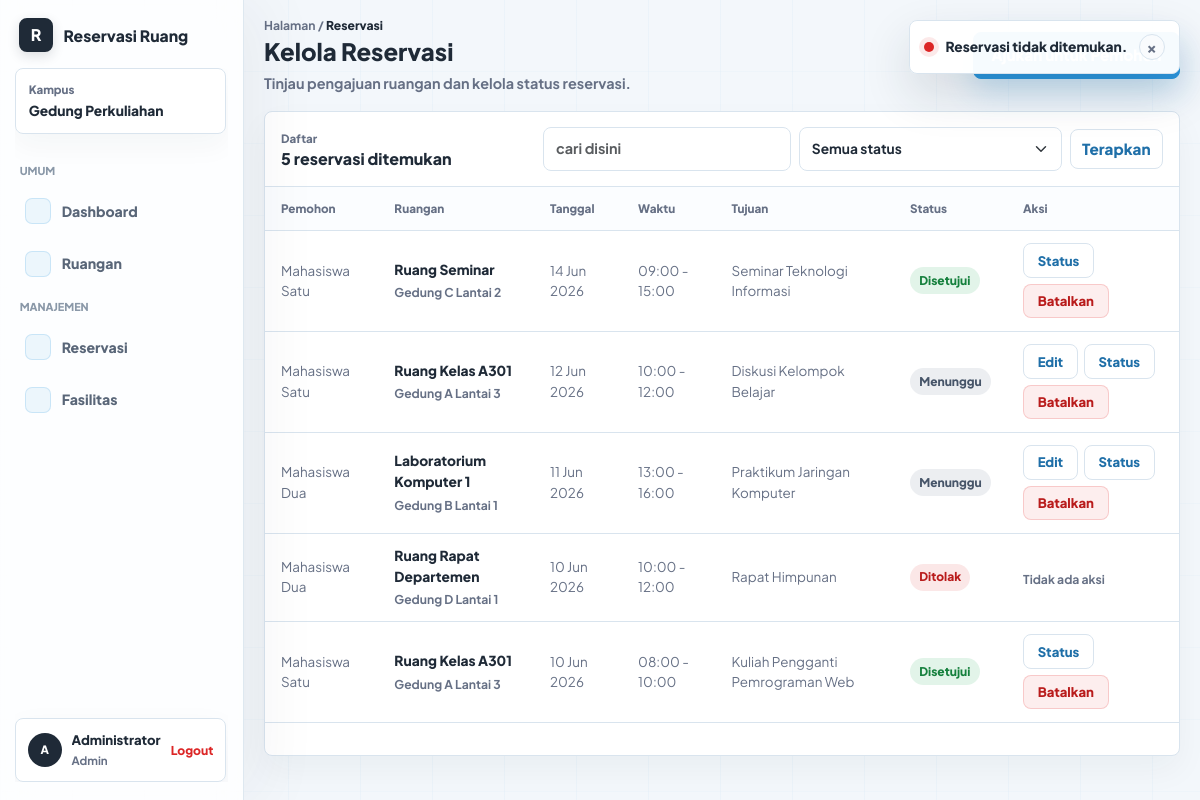
Screenshot of /pages/reservations.php?error=not_found (signed in) with the database file from the repository.
### tables this page shows
CREATE TABLE reservations (
    id INT AUTO_INCREMENT PRIMARY KEY,
    user_id INT NOT NULL,
    room_id INT NOT NULL,
    reservation_date DATE NOT NULL,
    start_time TIME NOT NULL,
    end_time TIME NOT NULL,
    purpose VARCHAR(255) NOT NULL,
    status ENUM('pending','approved','rejected','cancelled','completed') NOT NULL DEFAULT 'pending',
    created_at TIMESTAMP DEFAULT CURRENT_TIMESTAMP,
    updated_at TIMESTAMP NULL DEFAULT NULL ON UPDATE CURRENT_TIMESTAMP,
    FOREIGN KEY (user_id) REFERENCES users(id),
    FOREIGN KEY (room_id) REFERENCES rooms(id)
);

### includes/auth.php (called while the page is built, shortened)
<?php
function is_logged_in() {
    return isset($_SESSION['user_id']);
}
function is_admin() {
    return is_logged_in() && isset($_SESSION['role']) && $_SESSION['role'] === 'admin';
}

### includes/helpers.php (called while the page is built, shortened)
<?php
function e($value)
{
    return htmlspecialchars((string) $value, ENT_QUOTES, 'UTF-8');
}
function base_path()
{
    return '/uas_ppw_s2/';
}
function url($path = '')
{
    return base_path() . ltrim($path, '/');
}

### includes/room_helpers.php (called while the page is built, shortened)
<?php
function bind_params_if_needed($stmt, $types, $params)
{
    if ($types === '' || empty($params)) {
        return;
    }
    $refs = [];
    foreach ($params as $key => $value) {
        $refs[$key] = &$params[$key];
    }
    mysqli_stmt_bind_param($stmt, $types, ...$refs);
}
function fetch_one($conn, $sql, $types = '', $params = [])
{
    $stmt = mysqli_prepare($conn, $sql);
    mysqli_stmt_execute($stmt);
    $result = mysqli_stmt_get_result($stmt);
    return mysqli_fetch_assoc($result) ?: null;
}
function fetch_all_rows($conn, $sql, $types = '', $params = [])
{
    $stmt = mysqli_prepare($conn, $sql);
    bind_params_if_needed($stmt, $types, $params);
    mysqli_stmt_execute($stmt);
    $result = mysqli_stmt_get_result($stmt);
    return mysqli_fetch_all($result, MYSQLI_ASSOC);
}
function fetch_count($conn, $sql, $types = '', $params = [])
{
    $row = fetch_one($conn, $sql, $types, $params);
    return (int) ($row['total'] ?? 0);
}
function reservation_status_label($status)
{
    $labels = [
        'pending' => 'Menunggu',
        'approved' => 'Disetujui',
        'rejected' => 'Ditolak',
        'cancelled' => 'Dibatalkan',
        'completed' => 'Selesai',
    ];
    return $labels[$status] ?? ucfirst((string) $status);
}

### includes/reservation_helpers.php (called while the page is built, shortened)
<?php
require_once __DIR__ . '/room_helpers.php';
function reservation_status_options()
{
    return [
        'pending' => 'Menunggu',
        'approved' => 'Disetujui',
        'rejected' => 'Ditolak',
        'cancelled' => 'Dibatalkan',
        'completed' => 'Selesai',
    ];
}
function reservation_status_transition_options($currentStatus)
{
    $statusOptions = reservation_status_options();
    $transitions = [
        'pending' => ['pending', 'approved', 'rejected', 'cancelled'],
        'approved' => ['approved', 'completed', 'cancelled'],
        'rejected' => ['rejected'],
        'cancelled' => ['cancelled'],
        'completed' => ['completed'],
    ];
    $allowedStatuses = $transitions[$currentStatus] ?? [$currentStatus];
    return array_intersect_key($statusOptions, array_flip($allowedStatuses));
}
function reservation_can_edit_details($status)
{
    return $status === 'pending';
}
function reservation_can_cancel_by_admin($status)
{
    return in_array($status, ['pending', 'approved'], true);
}

### pages/reservations.php (the view, shortened to what this page needs)
<?php
require_once __DIR__ . '/../includes/helpers.php';
require_once __DIR__ . '/../includes/auth.php';
require_once __DIR__ . '/../includes/reservation_helpers.php';
$isAdmin = is_admin();
$search = trim($_GET['search'] ?? '');
$page = max(1, (int) ($_GET['page'] ?? 1));
$perPage = 8;
$offset = ($page - 1) * $perPage;
$conditions = [];
$types = '';
$params = [];
$whereSql = empty($conditions) ? '' : 'WHERE ' . implode(' AND ', $conditions);
$totalReservations = fetch_count(
    $conn,
    "SELECT COUNT(*) AS total
     FROM v_reservation_details AS reservations
     $whereSql",
    $types,
    $params
);
$reservations = fetch_all_rows(
    $conn,
    "SELECT reservations.id, reservations.reservation_date, reservations.start_time, reservations.end_time,
            reservations.purpose, reservations.status, reservations.room_name, reservations.location,
            reservations.user_name
     FROM v_reservation_details AS reservations
     $whereSql
     ORDER BY reservations.reservation_date DESC, reservations.start_time DESC, reservations.id DESC
     LIMIT ? OFFSET ?",
    $types . 'ii',
    array_merge($params, [$perPage, $offset])
);
$messages = [
    'created' => 'Reservasi berhasil diajukan.',
    'cancelled' => 'Reservasi berhasil dibatalkan.',
    'status_updated' => 'Status reservasi berhasil diperbarui.',
    'updated' => 'Reservasi berhasil diperbarui.',
];
$errors = [
    'not_found' => 'Reservasi tidak ditemukan.',
    'forbidden' => 'Aksi tidak dapat dilakukan untuk reservasi ini.',
    'status_conflict' => 'Status tidak dapat diperbarui karena jadwal bentrok.',
];
$message = $_GET['message'] ?? '';
$error = $_GET['error'] ?? '';
require_once __DIR__ . '/../includes/header.php';
?>
<main class="dashboard-page">
    <div class="dashboard-shell">
        <header class="content-topbar">
            <div>
                <span class="dashboard-crumb">Halaman / <strong>Reservasi</strong></span>
                <h1><?= $isAdmin ? 'Kelola Reservasi' : 'Reservasi Saya'; ?></h1>
                <p><?= $isAdmin ? 'Tinjau pengajuan ruangan dan kelola status reservasi.' : 'Ajukan dan pantau status reservasi ruangan Anda.'; ?></p>
            </div>
            <a href="<?= url('pages/reservation-create.php'); ?>" class="btn btn-primary"><?= $isAdmin ? 'Ajukan untuk Pemohon' : 'Ajukan Reservasi'; ?></a>
        </header>
        <?php if (isset($messages[$message]) || isset($errors[$error])): ?>
            <div class="toast-stack" aria-live="polite" aria-atomic="true">
                <?php if (isset($errors[$error])): ?>
                    <div class="app-toast toast-danger" data-toast>
                        <span class="toast-icon"></span>
                        <p><?= e($errors[$error]); ?></p>
                        <button type="button" aria-label="Tutup notifikasi" data-toast-close>&times;</button>
                    </div>
                <?php endif; ?>
            </div>
        <?php endif; ?>
        <section class="dashboard-panel reservations-panel">
            <div class="panel-header reservation-toolbar">
                <div>
                    <span class="panel-kicker">Daftar</span>
                    <h2><?= e($totalReservations); ?> reservasi ditemukan</h2>
                </div>
                <form method="get" class="room-search-form reservation-search-form">
                    <input
                        type="search"
                        name="search"
                        class="form-control"
                        value="<?= e($search); ?>"
                        placeholder="cari disini"
                    >
                    <select name="status" class="form-select">
                        <option value="">Semua status</option>
                    </select>
                    <button type="submit" class="btn btn-outline-primary">Terapkan</button>
                </form>
            </div>
            <?php if (empty($reservations)): ?>
                <div class="empty-state">
                    <strong>Belum ada reservasi.</strong>
                    <p>Data reservasi akan muncul setelah pengajuan dibuat.</p>
                </div>
            <?php else: ?>
                <div class="table-responsive">
                    <table class="table dashboard-table">
                        <thead>
                            <tr>
                                <?php if ($isAdmin): ?>
                                    <th>Pemohon</th>
                                <?php endif; ?>
                                <th>Ruangan</th>
                                <th>Tanggal</th>
                                <th>Waktu</th>
                                <th>Tujuan</th>
                                <th>Status</th>
                                <th>Aksi</th>
                            </tr>
                        </thead>
                        <tbody>
                            <?php foreach ($reservations as $reservation): ?>
                                <?php
                                    $canEdit = reservation_can_edit_details($reservation['status']);
                                    $canCancelByAdmin = reservation_can_cancel_by_admin($reservation['status']);
                                    $canManageStatus = count(reservation_status_transition_options($reservation['status'])) > 1;
                                ?>
                                <tr>
                                    <?php if ($isAdmin): ?>
                                        <td><?= e($reservation['user_name']); ?></td>
                                    <?php endif; ?>
                                    <td>
                                        <strong><?= e($reservation['room_name']); ?></strong>
                                        <span class="table-muted"><?= e($reservation['location']); ?></span>
                                    </td>
                                    <td><?= e(date('d M Y', strtotime($reservation['reservation_date']))); ?></td>
                                    <td><?= e(substr($reservation['start_time'], 0, 5)); ?> - <?= e(substr($reservation['end_time'], 0, 5)); ?></td>
                                    <td><?= e($reservation['purpose']); ?></td>
                                    <td>
                                        <span class="reservation-status status-<?= e($reservation['status']); ?>">
                                            <?= e(reservation_status_label($reservation['status'])); ?>
                                        </span>
                                    </td>
                                    <td>
                                        <div class="table-actions">
                                            <?php if ($isAdmin): ?>
                                                <?php if ($canEdit): ?>
                                                    <a href="<?= url('pages/reservation-edit.php?id=' . $reservation['id']); ?>" class="btn btn-outline-primary btn-sm">Edit</a>
                                                <?php endif; ?>
                                                <?php if ($canManageStatus): ?>
                                                    <a href="<?= url('pages/reservation-status.php?id=' . $reservation['id']); ?>" class="btn btn-outline-primary btn-sm">Status</a>
                                                <?php endif; ?>
                                                <?php if ($canCancelByAdmin): ?>
                                                    <form method="post" action="<?= url('pages/reservation-delete.php'); ?>">
                                                        <button type="submit" class="btn btn-danger-lite btn-sm" data-confirm="Batalkan reservasi ini?">Batalkan</button>
                                                    </form>
                                                <?php endif; ?>
                                                <?php if (!$canEdit && !$canManageStatus && !$canCancelByAdmin): ?>
                                                    <span class="table-muted">Tidak ada aksi</span>
                                                <?php endif; ?>
                                            <?php else: ?>
                                                <span class="table-muted">Tidak ada aksi</span>
                                            <?php endif; ?>
                                        </div>
                                    </td>
                                </tr>
                            <?php endforeach; ?>
                        </tbody>
                    </table>
                </div>
            <?php endif; ?>
        </section>
    </div>
</main>
<?php require_once __DIR__ . '/../includes/footer.php'; ?>

### rows the page displays
reservations: user_name "Mahasiswa Satu", room_name "Ruang Seminar", location "Gedung C Lantai 2", reservation_date "14 Jun 2026", start_time "09:00", end_time "15:00", purpose "Seminar Teknologi Informasi", status "Disetujui"
reservations: user_name "Mahasiswa Satu", room_name "Ruang Kelas A301", location "Gedung A Lantai 3", reservation_date "12 Jun 2026", start_time "10:00", end_time "12:00", purpose "Diskusi Kelompok Belajar", status "Menunggu"
reservations: user_name "Mahasiswa Dua", room_name "Laboratorium Komputer 1", location "Gedung B Lantai 1", reservation_date "11 Jun 2026", start_time "13:00", end_time "16:00", purpose "Praktikum Jaringan Komputer", status "Menunggu"
reservations: user_name "Mahasiswa Dua", room_name "Ruang Rapat Departemen", location "Gedung D Lantai 1", reservation_date "10 Jun 2026", start_time "10:00", end_time "12:00", purpose "Rapat Himpunan", status "Ditolak", shows "Tidak ada aksi"
reservations: user_name "Mahasiswa Satu", room_name "Ruang Kelas A301", location "Gedung A Lantai 3", reservation_date "10 Jun 2026", start_time "08:00", end_time "10:00", purpose "Kuliah Pengganti Pemrograman Web", status "Disetujui"

### other values shown
substr($_SESSION['user_name'] ?? 'P', 0, 1) "A"
$_SESSION['user_name'] "Administrator"
$_SESSION['role'] "Admin"
$errors[$error] "Reservasi tidak ditemukan."
$totalReservations "5"
